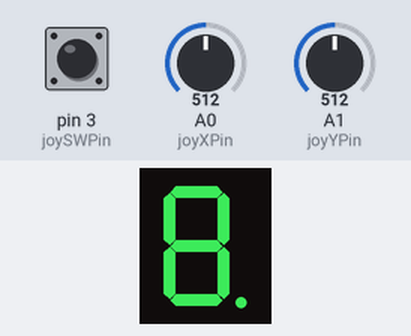
Recording of a sketch running on a simulated Arduino Uno, built with avr-gcc and run on an emulated ATmega328P. Shown: 1-digit seven-segment display. Wiring (inferred from the names in the program): 1-digit 7-segment display, segments lit when LOW: segments pin 5, pin 6, pin 7, pin 8, pin 9, pin 10, pin 11, pin 4. The test bench sets the inputs (shaded band); at power-on: A0 (joyXPin) = 512, pin 3 (joySWPin) HIGH, A1 (joyYPin) = 512. The segment pins are drawn as the display they are named for.

Above: at 1.2 s.
1.3 s: A0 (joyXPin) set to 306
At 1.9 s:
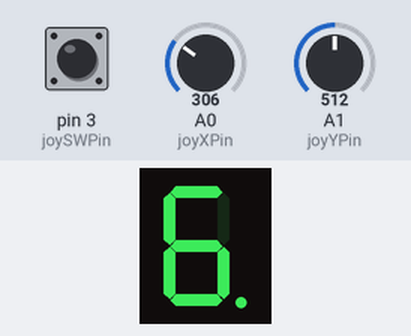
3.0 s: pin 3 (joySWPin) pulled LOW for 0.15 s
4.6 s: pin 3 (joySWPin) pulled LOW for 1 s
At 6.0 s:
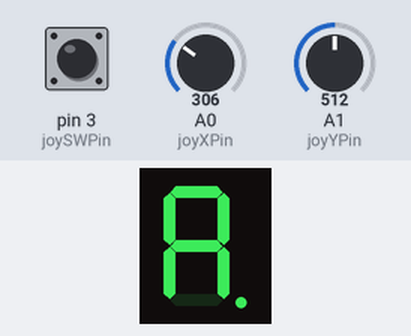
Timing chart, 0 to 7.6 s (numbered marks = the images above; inputs shaded):
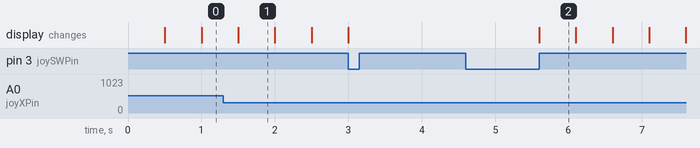

Measured:
- after the input at 1.3 s, the display: changes after 0.20 s (image 1)
- after the input at 4.6 s, the display: changes after 1.0 s (image 2)
- what the display in image 1 shows lasts 0.5 s, from 1.5 s to 2.0 s

The sketch:

Homework_3.ino
```cpp
// Arduino program for modifying the leds on a 7-segment display through the use of a joystick

const int pinA = 4;
const int pinB = 5;
const int pinC = 6;
const int pinD = 7;
const int pinE = 8;
const int pinF = 9;
const int pinG = 10;
const int pinDP = 11;

const int ledsNo = 8;

const int joyXPin = A0;
const int joyYPin = A1;
const int joySWPin = 3;

const int joyDirectionsNo = 4;

const int joyInferiorThreshold = 400;
const int joySuperiorThreshold = 600;

const unsigned int joySWDebounceDelay = 50;
const unsigned int displayResetSignal = 3000;
const unsigned int ledBlinkInterval = 500;
const unsigned int joySensitivityBypassAmount = 50;

const bool commonAnode = false;
const int ledsPins[ledsNo] = {
  pinA, pinB, pinC, pinD, pinE, pinF, pinG, pinDP
};

byte ledsStates[ledsNo] = {
  LOW, LOW, LOW, LOW, LOW, LOW, LOW, LOW
};
int ledsPaths[ledsNo][joyDirectionsNo] = {
//  UP  DOWN  LEFT  RIGHT
   -1,  6,    5,    1,   // LED a
    0,  6,    5,   -1,   // LED b
    6,  3,    4,    7,   // LED c
    6, -1,    4,    2,   // LED d
    6,  3,   -1,    2,   // LED e
    0,  6,   -1,    1,   // LED f
    0,  3,   -1,   -1,   // LED g
   -1, -1,    2,   -1    // LED dp
};

int currentLed = 7;
byte blinkingLedState = LOW;

volatile bool displayResetJustOccured = false;

volatile byte joySWReading = HIGH;
volatile byte joySWState = HIGH;
int joyXValue;
int joyYValue;
int joyDirection = -1; // the joystick can move in 4 directions: UP - 0, DOWN - 1, LEFT - 2, RIGHT - 3
bool joyIsNeutral = true;
volatile bool joyWasPressed = false;
volatile unsigned long joyPressTime = 0;

unsigned long programTime = 0;
unsigned long programTimeBeforeLedChange = 0;

volatile int systemState = 1;

void setup() {
  // put your setup code here, to run once:
  for (int i = 0; i < ledsNo; ++i) {
    pinMode(ledsPins[i], OUTPUT);
  }
  pinMode(joySWPin, INPUT_PULLUP);
  attachInterrupt(digitalPinToInterrupt(joySWPin), joySWChangeState, CHANGE);

  Serial.begin(9600);
}

void loop() {
  // put your main code here, to run repeatedly:
  decideStateExecution(systemState);
}

void decideStateExecution(int systemState) {
  if (systemState == 1) {
    executeFirstState();
  } else {
    executeSecondState();
  }
}

void executeFirstState() {
  digitalWrite(ledsPins[currentLed], blinkingLedState ^ commonAnode);

  programTime = millis();

  if (joySWReading == joySWState && joySWReading == LOW) {
    if (joyWasPressed) {
      if (programTime - joyPressTime >= displayResetSignal) {
        executeDisplayReset();
        joyWasPressed = false;
      }
    }
  }

  programTime = millis();

  if (programTime - programTimeBeforeLedChange >= ledBlinkInterval) {
    programTimeBeforeLedChange = programTime;

    if (blinkingLedState == LOW) {
      blinkingLedState = HIGH;
    } else {
      blinkingLedState = LOW;
    }
  }

  joyXValue = analogRead(joyXPin);
  joyYValue = analogRead(joyYPin);

  if (joyYValue > joySuperiorThreshold && joyYValue - joySuperiorThreshold > joySensitivityBypassAmount && joyIsNeutral) {
    joyIsNeutral = false;
    joyDirection = 0;
    digitalWrite(ledsPins[currentLed], ledsStates[currentLed] ^ commonAnode);

    attemptRepositioning(currentLed, joyDirection);
  }

  if (joyYValue < joyInferiorThreshold && joyInferiorThreshold - joyYValue > joySensitivityBypassAmount && joyIsNeutral) {
    joyIsNeutral = false;
    joyDirection = 1;
    digitalWrite(ledsPins[currentLed], ledsStates[currentLed] ^ commonAnode);

    attemptRepositioning(currentLed, joyDirection);
  }

  if (joyXValue < joyInferiorThreshold && joyInferiorThreshold - joyXValue > joySensitivityBypassAmount && joyIsNeutral) {
    joyIsNeutral = false;
    joyDirection = 2;
    digitalWrite(ledsPins[currentLed], ledsStates[currentLed] ^ commonAnode);

    attemptRepositioning(currentLed, joyDirection);
  }

  if (joyXValue > joySuperiorThreshold && joyXValue - joySuperiorThreshold > joySensitivityBypassAmount && joyIsNeutral) {
    joyIsNeutral = false;
    joyDirection = 3;
    digitalWrite(ledsPins[currentLed], ledsStates[currentLed] ^ commonAnode);

    attemptRepositioning(currentLed, joyDirection);
  }

  if (joyXValue >= joyInferiorThreshold && joyXValue <= joySuperiorThreshold &&
      joyYValue >= joyInferiorThreshold && joyYValue <= joySuperiorThreshold) {
    joyIsNeutral = true;
  }
}

void executeSecondState() {
  digitalWrite(ledsPins[currentLed], ledsStates[currentLed] ^ commonAnode);

  joyYValue = analogRead(joyYPin);

  if (((joyYValue < joyInferiorThreshold && joyInferiorThreshold - joyYValue > joySensitivityBypassAmount) ||
       (joyYValue > joySuperiorThreshold && joyYValue - joySuperiorThreshold > joySensitivityBypassAmount)) && joyIsNeutral) {
    joyIsNeutral = false;
    ledsStates[currentLed] = !ledsStates[currentLed];
  }

  if (joyYValue >= joyInferiorThreshold && joyYValue <= joySuperiorThreshold) {
    joyIsNeutral = true;
  }
}

void attemptRepositioning(int& currentLed, int joyDirection) {
  if (ledsPaths[currentLed][joyDirection] != -1) {
    digitalWrite(ledsPins[currentLed], ledsStates[currentLed] ^ commonAnode);
    currentLed = ledsPaths[currentLed][joyDirection];
  }
}

void executeDisplayReset() {
  for (int i = 0; i < ledsNo; ++i) {
    ledsStates[i] = LOW;
    digitalWrite(ledsPins[i], ledsStates[i] ^ commonAnode);
  }
  currentLed = 7;
  displayResetJustOccured = true;
}

void joySWChangeState() {
  static unsigned long lastInterruptTime = 0;
  unsigned long interruptTime = millis();

  joySWReading = digitalRead(joySWPin);

  // if interrupts don't come within the debounce delay, assume there wasn't any noise during the button press
  if (interruptTime - lastInterruptTime > joySWDebounceDelay) {
    if (systemState == 1) {
      if (joySWReading != joySWState) {
        joySWState = joySWReading;

        if (joySWState == HIGH) {
          if (displayResetJustOccured) {
            displayResetJustOccured = false;
          } else {
            systemState = 2;
          }
        } else {
          joyWasPressed = true;
          joyPressTime = millis();
        }
      }
    } else {
      if (joySWReading != joySWState) {
        joySWState = joySWReading;

        if (joySWState == HIGH) {
          systemState = 1;
        }
      }
    }
  }

  lastInterruptTime = interruptTime;
}
```
